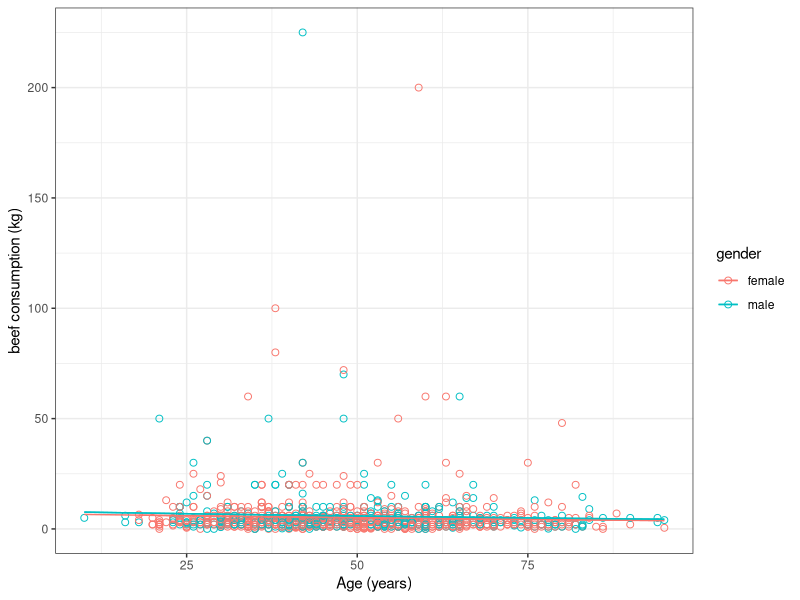

The R script that drew this image:
rm(list=ls()) 
library(MASS)
library(ggplot2)

amazon_data<-read.csv("BIOL5504_gomes_dataset.csv",header = TRUE,sep = ";", dec=",")
str(amazon_data)
amazon_data$gender<-as.factor(amazon_data$gender)
amazon_data<-na.omit(amazon_data)

#Make a generalized linear model (preferably with more than one variable) for one of your hypotheses. 

#Distribution negative binomial
#H = the beef consumption is significantly different for age and gender among participants.

mod.glm = glm.nb(beef_kg_consumed~age+gender, data=amazon_data)
summary(mod.glm)
#you have some partial numbers here (0.5 pounds) so not really count data per se
 
#Explain what the R output is telling you about your data, in relation to your hypothesis.
#(Hint: you can use emmeans, effects, relevel, or predict to help you.)

#Explanation = 
#Plot your model (e.g. using predict) and overlay the model on top of the underlying data. Remember that you will need to use “type=response”.

new.dat <- with(amazon_data,
                expand.grid(gender=levels(gender), 
                            age=seq(min(age),max(age), by=1)
                            
                ))
#predict 
new.dat$beef_consumed <- predict(mod.glm,newdata=new.dat)
#What does this tell us?
dat.new=expand.grid(age=seq(from = min(amazon_data$age),to = max(amazon_data$age),
                             length.out = 100),gender = unique(amazon_data$gender))

#much more sensible output
dat.new$ypred  = predict(mod.glm,type="response",newdata = dat.new)
amazon_data$ypred1 = predict(mod.glm,type="response")

#setting my own theme 


plot1=ggplot(data=amazon_data,aes(x=age,y=beef_kg_consumed,color=gender))+
  geom_point(size=2,shape =1)+ylab("beef consumption (kg)")+xlab("Age (years)")+
  geom_line(data=dat.new, aes(x=age,y=ypred,col = gender)) +
  geom_line(data=amazon_data,aes(x=age,y=ypred1,col = gender))
plot1+theme_bw()
  
  
  